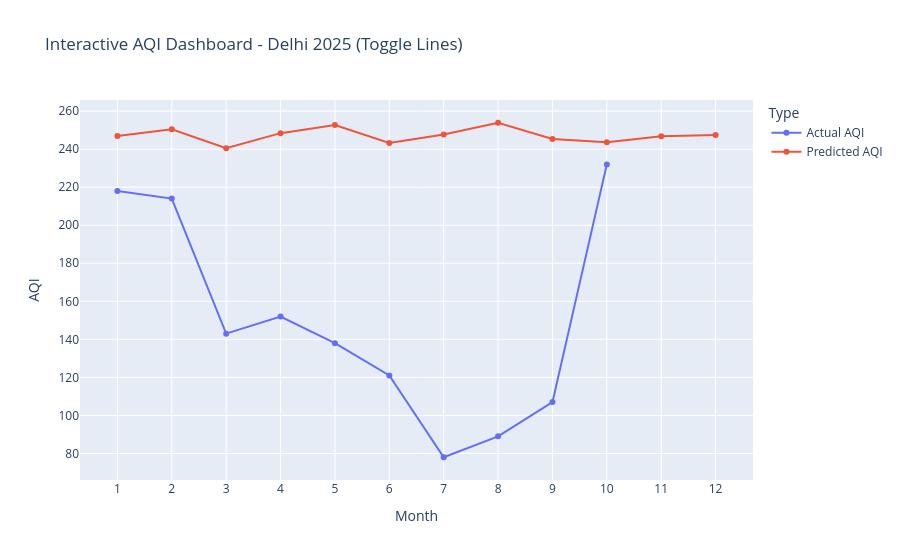
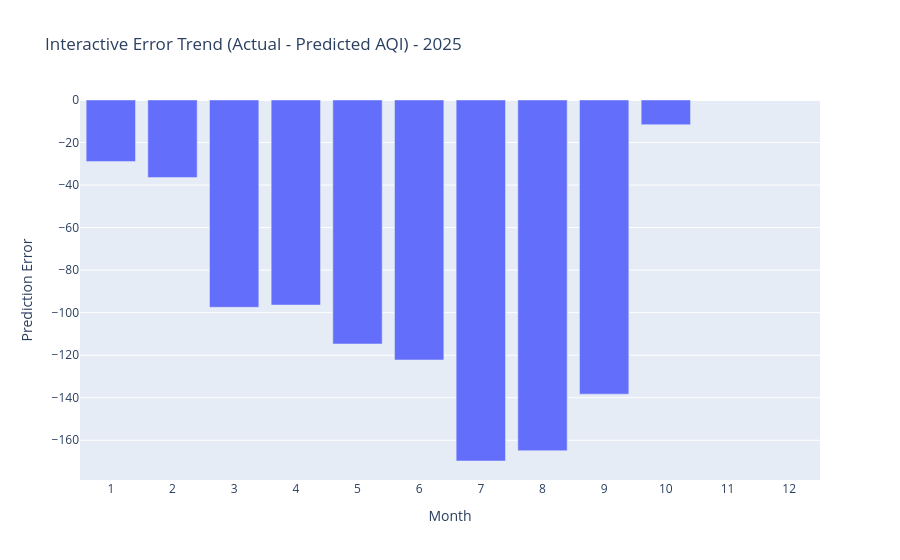

Here is the notebook cell these charts were saved with, in order:
### Code cell
import pandas as pd
import numpy as np
import plotly.express as px

# ================================
# REBUILD DATA SAFELY
# ================================
months = list(range(1, 13))

actuals_provided = {
    1: 218, 2: 214, 3: 143, 4: 152, 5: 138, 6: 121,
    7: 78, 8: 89, 9: 107, 10: 232, 11: np.nan, 12: np.nan
}

try:
    predicted = [hybrid_preds.get(m, np.nan) for m in months]
except:
    predicted = [np.nan]*12

actual = [actuals_provided.get(m, np.nan) for m in months]

df_dashboard = pd.DataFrame({
    "Month": months,
    "Actual AQI": actual,
    "Predicted AQI": predicted
})

# ================================
# INTERACTIVE DASHBOARD - MAIN VIEW
# ================================
fig_main = px.line(
    df_dashboard,
    x="Month",
    y=["Actual AQI", "Predicted AQI"],
    markers=True,
    title="Interactive AQI Dashboard - Delhi 2025 (Toggle Lines)",
    labels={"value":"AQI", "variable":"Type"}
)

fig_main.update_layout(
    hovermode="x unified",
    xaxis=dict(tickmode="linear", tick0=1, dtick=1)
)

fig_main.show()


# ================================
# ERROR TREND INTERACTIVE GRAPH
# ================================
df_dashboard["Error"] = df_dashboard["Actual AQI"] - df_dashboard["Predicted AQI"]

fig_error = px.bar(
    df_dashboard,
    x="Month",
    y="Error",
    title="Interactive Error Trend (Actual - Predicted AQI) - 2025",
    labels={"Error":"Prediction Error"}
)

fig_error.update_layout(
    xaxis=dict(tickmode="linear", tick0=1, dtick=1)
)

fig_error.show()

### Figure 1 — Plotly figure (JSON) as saved in the notebook; plotly's stock layout.template omitted (floating-point values rounded to 4 significant figures)
{"data": [{"hovertemplate": "Type=Actual AQI<br>Month=%{x}<br>AQI=%{y}<extra></extra>", "legendgroup": "Actual AQI", "line": {"color": "#636efa", "dash": "solid"}, "marker": {"symbol": "circle"}, "mode": "lines+markers", "name": "Actual AQI", "orientation": "v", "showlegend": true, "type": "scatter", "x": [1, 2, 3, 4, 5, 6, 7, 8, 9, 10, 11, 12], "xaxis": "x", "y": [218, 214, 143, 152, 138, 121, 78, 89, 107, 232, null, null], "yaxis": "y"}, {"hovertemplate": "Type=Predicted AQI<br>Month=%{x}<br>AQI=%{y}<extra></extra>", "legendgroup": "Predicted AQI", "line": {"color": "#EF553B", "dash": "solid"}, "marker": {"symbol": "circle"}, "mode": "lines+markers", "name": "Predicted AQI", "orientation": "v", "showlegend": true, "type": "scatter", "x": [1, 2, 3, 4, 5, 6, 7, 8, 9, 10, 11, 12], "xaxis": "x", "y": [246.9, 250.5, 240.5, 248.4, 252.7, 243.2, 247.7, 253.9, 245.3, 243.6, 246.8, 247.5], "yaxis": "y"}], "layout": {"hovermode": "x unified", "legend": {"title": {"text": "Type"}, "tracegroupgap": 0}, "title": {"text": "Interactive AQI Dashboard - Delhi 2025 (Toggle Lines)"}, "xaxis": {"anchor": "y", "domain": [0, 1], "dtick": 1, "tick0": 1, "tickmode": "linear", "title": {"text": "Month"}}, "yaxis": {"anchor": "x", "domain": [0, 1], "title": {"text": "AQI"}}}}

### Figure 2 — Plotly figure (JSON) as saved in the notebook; plotly's stock layout.template omitted (floating-point values rounded to 4 significant figures)
{"data": [{"alignmentgroup": "True", "hovertemplate": "Month=%{x}<br>Prediction Error=%{y}<extra></extra>", "legendgroup": "", "marker": {"color": "#636efa", "pattern": {"shape": ""}}, "name": "", "offsetgroup": "", "orientation": "v", "showlegend": false, "textposition": "auto", "type": "bar", "x": [1, 2, 3, 4, 5, 6, 7, 8, 9, 10, 11, 12], "xaxis": "x", "y": [-28.94, -36.48, -97.47, -96.42, -114.7, -122.2, -169.7, -164.9, -138.3, -11.61, null, null], "yaxis": "y"}], "layout": {"barmode": "relative", "legend": {"tracegroupgap": 0}, "title": {"text": "Interactive Error Trend (Actual - Predicted AQI) - 2025"}, "xaxis": {"anchor": "y", "domain": [0, 1], "dtick": 1, "tick0": 1, "tickmode": "linear", "title": {"text": "Month"}}, "yaxis": {"anchor": "x", "domain": [0, 1], "title": {"text": "Prediction Error"}}}}
